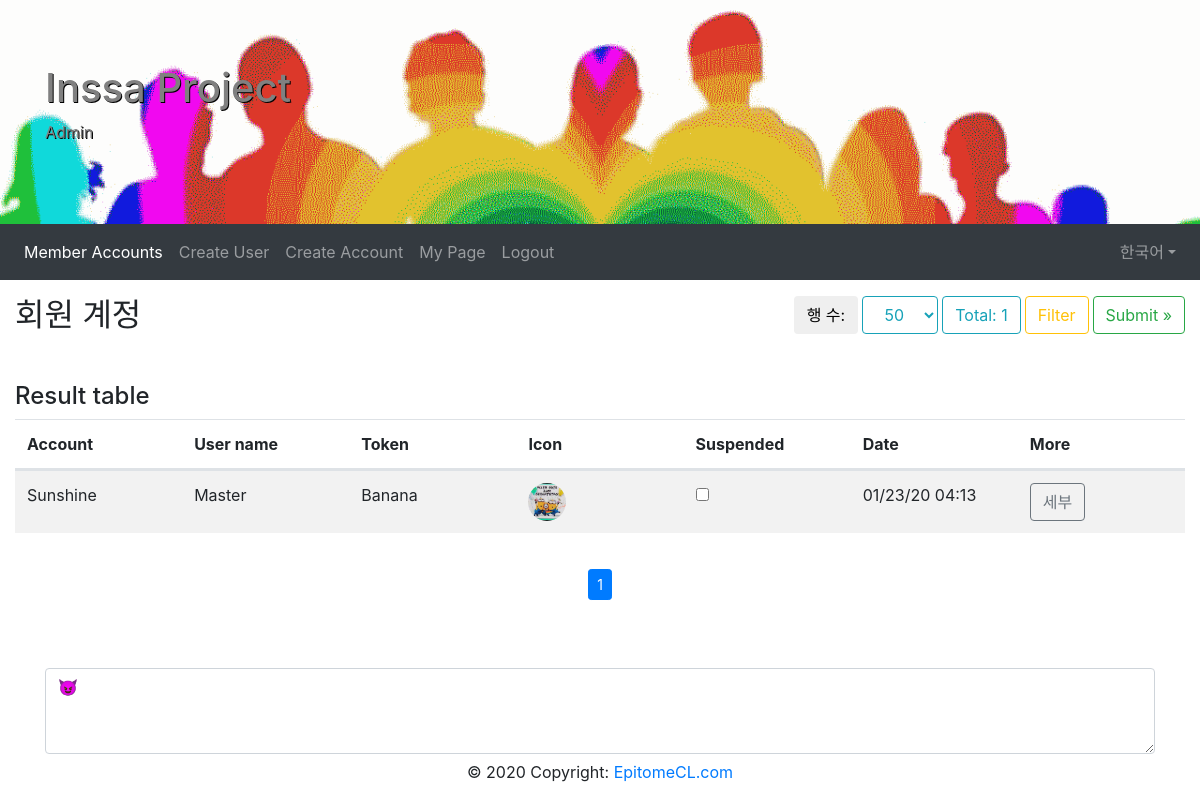
Page /index.php?module=admin&lang=kr (signed in) on the committed database.
### tables this page shows
CREATE TABLE `account` (
  `account_id` int(11) NOT NULL,
  `user_id` int(11) NOT NULL,
  `name` varchar(64) NOT NULL,
  `token` varchar(64) NOT NULL,
  `symbol` varchar(6) NOT NULL,
  `icon` varchar(255) NOT NULL,
  `suspended` int(1) NOT NULL,
  `community` int(1) NOT NULL,
  `modified` timestamp NOT NULL DEFAULT CURRENT_TIMESTAMP,
  `created` timestamp NOT NULL DEFAULT CURRENT_TIMESTAMP
);

CREATE TABLE `user` (
  `user_id` int(11) NOT NULL,
  `name` varchar(32) NOT NULL,
  `email` varchar(128) NOT NULL,
  `password` varchar(64) NOT NULL,
  `salt` varchar(64) NOT NULL,
  `comment` varchar(1000) NOT NULL,
  `birthday` date NOT NULL,
  `modified` timestamp NOT NULL DEFAULT CURRENT_TIMESTAMP,
  `created` timestamp NOT NULL DEFAULT CURRENT_TIMESTAMP
);

### classes/modules/Admin.php (called while the page is built, shortened)
<?php
class Admin {
	private $mysqli;
	public function __construct($mysqli) {
		$this->mysqli = $mysqli;
	}
	public function doGet($page, $itemsPerPage, $searchText, $tokenName, $suspended, $lang) {
		$mysqli = $this->mysqli;
		$module = (new \ReflectionClass($this))->getShortName();
		$obj = $this->getData($mysqli, $page, $itemsPerPage, $searchText, $tokenName, $suspended);
		$total = $obj->total;
		$page = $obj->page;
		$pages = $obj->pages;
		$itemsPerPage = $obj->itemsPerPage;
		$queryString = $this->getQueryString(array("module" => $module, "itemsPerPage" => $itemsPerPage, "suspended" => $suspended, "searchText" => $searchText, "tokenName" => $tokenName));
		require_once(sprintf("AdminView_%s.php", $lang));
	}
	private function getTokenNameOption($mysqli) {
		$data = array();
		return $data;
	}
	private function getQueryString($array) {
		$items = array();
		$params = array_filter($array);
		foreach ($params as $key => $value) {
			array_push($items, sprintf("&%s=%s", $key, urlencode($value)));
		}
		return implode($items);
	}
	private function getTokenImage($source) {
		return $source;
	}
	private function getData($mysqli, $page, $itemsPerPage, $searchText, $tokenName, $suspended) {
		$total = 0;
		$data = array();
		$where = array();
		$sql = "SELECT COUNT(DISTINCT account.account_id) AS total FROM account ";
		$sql .= "LEFT JOIN user ON (user.user_id = account.user_id) ";
		$sql .= "LEFT JOIN token ON (token.account_id = account.account_id) ";
		$sql .= "WHERE account.community = 0 ";
		$sql .= implode("AND ", $where);
		if ($result = $mysqli->query($sql)) {
			while ($row = $result->fetch_assoc()) {
				$total = intval($row["total"]);
			}
		}
		$itemsPerPage = ($itemsPerPage == 0) ? 50 : $itemsPerPage;
		$page = ($page == 0) ? 1 : $page;
		$pages = ceil($total / $itemsPerPage);
		$start = ($page - 1) * $itemsPerPage;
		$sql = "SELECT DISTINCT account.account_id AS accountId, account.name AS accountName, account.suspended, ";
		$sql .= "user.name AS userName, account.token AS tokenName, account.icon AS tokenIcon, account.symbol AS tokenSymbol, ";
		$sql .= "date_format(account.modified, '%m/%d/%y %H:%i') AS datetime ";
		$sql .= "FROM account ";
		$sql .= "LEFT JOIN user ON (user.user_id = account.user_id) ";
		$sql .= "WHERE account.community = 0 ";
		$sql .= implode("AND ", $where);
		$sql .= "ORDER BY user.email, tokenName ";
		$sql .= sprintf("LIMIT %d, %d", $start, $itemsPerPage);
		if ($result = $mysqli->query($sql)) {
			while ($row = $result->fetch_assoc()) {
				$row["tokenIcon"] = $this->getTokenImage($row["tokenIcon"]);
				array_push($data, $row);
			}
		}
		$obj = new \stdClass;
		$obj->total = $total;
		$obj->data = $data;
		$obj->page = $page;
		$obj->pages = $pages;
		$obj->itemsPerPage = $itemsPerPage;
		return $obj;
	}
}

### classes/modules/AdminView_kr.php (the view, shortened to what this page needs)
<!DOCTYPE html>
<html lang="en">
<head>
  <link rel="stylesheet" href="https://maxcdn.bootstrapcdn.com/bootstrap/4.1.3/css/bootstrap.min.css">
  <link href="https://cdn.jsdelivr.net/gh/gitbrent/bootstrap4-toggle@3.6.1/css/bootstrap4-toggle.min.css" rel="stylesheet">
  <link href="https://cdnjs.cloudflare.com/ajax/libs/flag-icon-css/3.1.0/css/flag-icon.min.css" rel="stylesheet">
</head>
<body>
<div class="jumbotron jumbotron-fluid mb-0">
  <div class="container">
    <h1>Inssa Project</h1>
    <p>Admin</p>
  </div>
</div>
<nav class="navbar navbar-expand-sm bg-dark navbar-dark">
	<div class="collapse navbar-collapse" id="collapsibleNavbar">
		<ul class="navbar-nav">
			<li class="nav-item">
				<a class="nav-link active" href="<?php echo $_SERVER['PHP_SELF']; ?>?module=admin">Member Accounts</a>
			</li>
			<li class="nav-item">
				<a class="nav-link" href="<?php echo $_SERVER['PHP_SELF']; ?>?module=usercreate">Create User</a>
			</li>
			<li class="nav-item">
				<a class="nav-link" href="<?php echo $_SERVER['PHP_SELF']; ?>?module=accountcreate">Create Account</a>
			</li>
			<li class="nav-item">
				<a class="nav-link" href="<?php echo $_SERVER['PHP_SELF']; ?>?module=mypage">My Page</a>
			</li>
			<li class="nav-item">
				<a class="nav-link" href="<?php echo $_SERVER['PHP_SELF']; ?>?module=logout">Logout</a>
			</li>
		</ul>
		<ul class="navbar-nav ml-auto">
			<li class="nav-item dropdown">
				<?php $language = trim(array("de"=>"Deutsch", "us"=>"English", "kr"=>"한국어")[$lang]); ?>
				<a class="nav-link dropdown-toggle" id="dropdownlang" data-toggle="dropdown" aria-haspopup="true" aria-expanded="false"><span class="flag-icon flag-icon-<?php echo $lang; ?>"> </span> <?php echo $language; ?></a>
			</li>
		</ul>
	</div>
</nav>
<section class="container-section">
	<div class="container-fluid mb-4">
		<form method="get" action="<?php echo $_SERVER['PHP_SELF']; ?>" name="filter">
			<div class="row pb-4">
			  <div class="col-sm-5"><h2>회원 계정</h2></div>
			  <div class="col-sm-7">
				<div class="btn-toolbar justify-content-end">
				<button type="button" class="btn ml-1 mb-1">행 수:</button>
					<select class="btn btn-outline-info ml-1 mb-1" id="itemsPerPage" name="itemsPerPage" onchange="if(this.value != 0) { this.form.submit(); }">
					<?php for ($index = 25; $index <= 250; $index+=25): ?>
					<?php printf("<option value=\"%d\"%s>%s</option>", $index, ($index == $itemsPerPage) ? " selected=\"selected\"": "", $index); ?>
					<?php endfor; ?>
					</select>
					<button type="button" class="btn btn-outline-info ml-1 mb-1">Total: <?php echo $total; ?></button>
					<button type="button" class="btn btn-outline-warning ml-1 mb-1" data-toggle="collapse" data-target="#filter">Filter</button>
					<button type="submit" class="btn btn-outline-success ml-1 mb-1">Submit »</button>
				</div>
			  </div>
			</div>
		</form>
		<div class="row mb-3">
			<div class="col">
			<?php if (count($data) > 0) { ?>
				<div class="table-responsive viewTokenTransactionHistory">
					<h4 class="mt-3">Result table</h4>
					<table class="table table-striped history">
						<thead>
							<tr class="m-0 d-flex">
								<th class="col">Account</th>
								<th class="col">User name</th>
								<th class="col">Token</th>
								<th class="col">Icon</th>
								<th class="col">Suspended</th>
								<th class="col">Date</th>
								<th class="col">More</th>
							</tr>
						</thead>
						<tbody>
						<?php foreach ($data as $row): ?>
							<tr class="m-0 d-flex">
								<td class="col"><?php echo trim($row["accountName"]); ?></td>
								<td class="col"><?php echo trim($row["userName"]); ?></td>
								<td class="col"><?php echo trim($row["tokenName"]); ?></th>
								<td class="col">
									<img src="<?php echo trim($row["tokenIcon"]); ?>" style="height:38px;" class="rounded-circle" title="<?php echo trim($row["tokenSymbol"]); ?>">
								</td>
								<td class="col">
									<input type="checkbox" data-id="<?php echo intval($row["accountId"]); ?>" name="suspended" <?php echo (intval($row["suspended"]) == 1) ? "checked=\"checked\"" : ""; ?> data-size="sm" data-toggle="toggle" data-on="Yes" data-off="No" value="1" data-onstyle="danger" data-offstyle="success">
								</td>
								<td class="col"><?php echo trim($row["datetime"]); ?></td>
								<td class="col">
									<form method="get" action="<?php echo $_SERVER['PHP_SELF']; ?>">
										<button type="submit" data-transactionid="<?php echo intval($row["accountId"]); ?>" class="btn btn-outline-secondary">세부</button>
									</form>
								</td>
							</tr>
						<?php endforeach; ?>
						</tbody>
					</table>
				</div>
			<?php } ?>
			</div>
		</div>
		<div class="row">
			<div class="col">
				<div class="nav-scroller py-1 mb-2">
					<nav class="nav d-flex justify-content-center">
						<ul class="pagination pagination-sm flex-sm-wrap">
						<?php for($index = 1 ; $index <= $pages; $index++): ?>
					<li class="page-item<?php echo ($page == $index) ? " active" : ""; ?>">
						<a class="page-link" href="<?php echo $_SERVER['PHP_SELF']; ?>?page=<?php echo $index.$queryString; ?>"><?php echo $index; ?></a>
					</li>
					<?php endfor; ?>
						</ul>
					</nav>
				</div>
			</div>
		</div>
	</div>
</section>
<div class="container mb-3">
	<div class="row mb-3">
		<div class="col-sm-12">
			<textarea class="form-control" id="jsondata" rows="3">&#x1F608;</textarea>
		</div>
	</div>
</div>
<footer class="page-footer font-small pt-4 fixed-bottom">
	<div class="footer-copyright text-center py-3">© <?php echo date("Y");?> Copyright:
		<a href="https://epitomecl.com"> EpitomeCL.com</a>
	</div>
</footer>
</body>
</html>

### classes/modules/AdminView_kr.php (style rules this page uses)
.jumbotron { background-color: lightgray; background-image: url(images/jumbotron.png); background-size: cover; height: 100%; color: gray; text-shadow: 1px 1px #000; }
.container-section { padding-top: 1rem; padding-bottom: 1rem; }

### rows in the picture
account: name "Sunshine", user.name "Master", token "Banana", icon (picture), datetime "01/23/20 04:13"

### other values in the picture
$language "한국어"
$total "1"
form field itemsPerPage "50"
